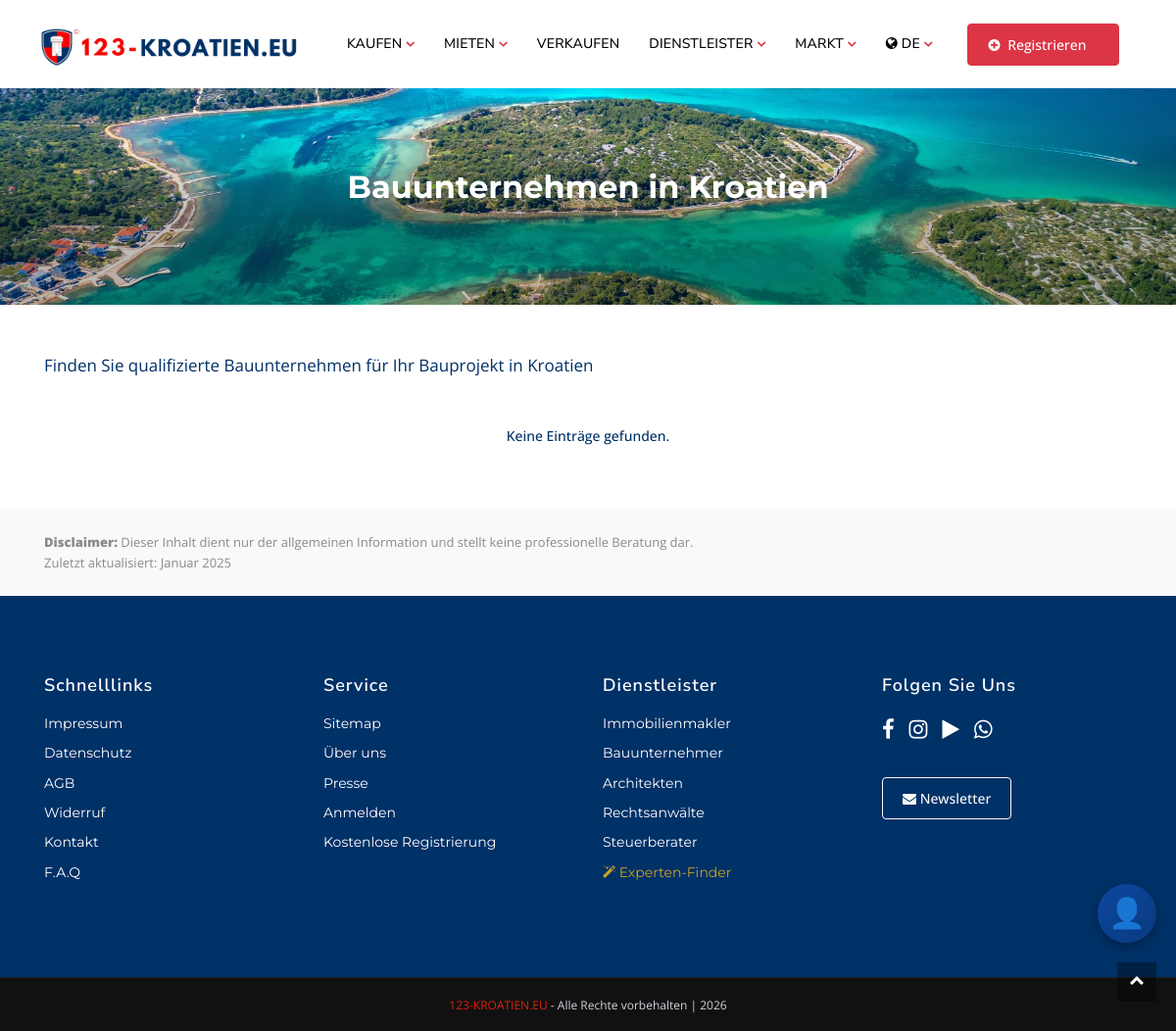
Before: /ge/kroatien/bauunternehmen/ with the older database file.
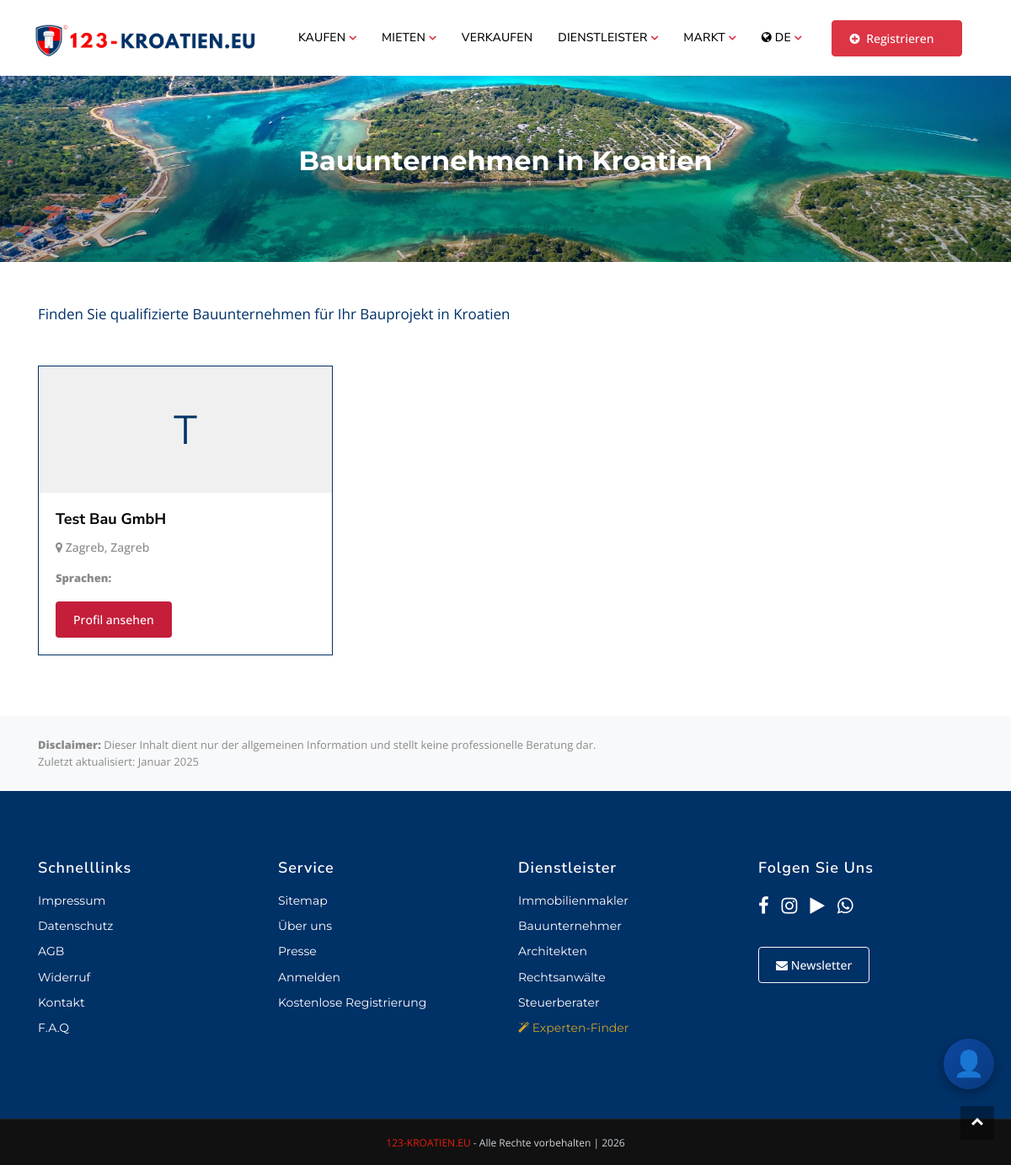
After: the same page with the newer database file.
### main/professional_models.py (models this page shows, shortened)
class Professional(models.Model):
    PROFESSIONAL_TYPES = (
        ('real_estate_agent', 'Immobilienmakler'),
        ('construction_company', 'Bauunternehmen'),
        ('lawyer', 'Rechtsanwalt'),
        ('tax_advisor', 'Steuerberater'),
        ('architect', 'Architekt'),
    )
    CAN_POST_PROPERTIES = ['real_estate_agent', 'construction_company']
    REGIONS = (
        ('istrien', 'Istrien'),
        ('kvarner', 'Kvarner'),
        ('dalmatien', 'Dalmatien'),
        ('zagreb', 'Zagreb'),
        ('slavonien', 'Slavonien'),
        ('andere', 'Andere'),
    )
    id = models.UUIDField(default=uuid.uuid4, unique=True, primary_key=True, editable=False)
    user = models.OneToOneField(User, on_delete=models.CASCADE, null=True, blank=True, related_name='professional')
    professional_type = models.CharField(max_length=50, choices=PROFESSIONAL_TYPES, default='real_estate_agent')
    name = models.CharField(max_length=200, verbose_name="Name / Firmenname")
    slug = models.SlugField(max_length=250, unique=True, blank=True)
    email = models.EmailField(max_length=500)
    phone = models.CharField(max_length=50, blank=True, null=True)
    mobile = models.CharField(max_length=50, blank=True, null=True)
    fax = models.CharField(max_length=50, blank=True, null=True)
    city = models.CharField(max_length=200, blank=True, null=True)
    region = models.CharField(max_length=50, choices=REGIONS, blank=True, null=True)
    address = models.CharField(max_length=500, blank=True, null=True)
    country = models.CharField(max_length=100, default='Kroatien')
    company_name = models.CharField(max_length=200, blank=True, null=True, verbose_name="Firmenname")
    company_logo = models.ImageField(upload_to='professionals/logos/', blank=True, null=True)
    profile_image = models.ImageField(upload_to='professionals/profiles/', blank=True, null=True)
    portrait_photo = models.ImageField(upload_to='professionals/portraits/', blank=True, null=True)
    slogan = models.CharField(max_length=300, blank=True, null=True, verbose_name="Slogan/Motto")
    founded_year = models.PositiveIntegerField(blank=True, null=True, verbose_name="Gründungsjahr")
    employee_count = models.CharField(max_length=50, blank=True, null=True, verbose_name="Mitarbeiterzahl")
    specializations = models.TextField(blank=True, null=True, verbose_name="Spezialisierungen")
    oib_number = models.CharField(max_length=20, blank=True, null=True, verbose_name="OIB-Nummer")
    website = models.URLField(max_length=500, blank=True, null=True)
    description = models.TextField(blank=True, null=True, verbose_name="Beschreibung (Original)")
    description_de = models.TextField(blank=True, null=True, verbose_name="Beschreibung (Deutsch)")
    description_hr = models.TextField(blank=True, null=True, verbose_name="Beschreibung (Kroatisch)")
    languages = models.CharField(max_length=500, blank=True, null=True, verbose_name="Gesprochene Sprachen")
    facebook = models.URLField(max_length=500, blank=True, null=True)
    instagram = models.URLField(max_length=500, blank=True, null=True)
    linkedin = models.URLField(max_length=500, blank=True, null=True)
    twitter = models.URLField(max_length=500, blank=True, null=True)
    youtube = models.URLField(max_length=500, blank=True, null=True)
    tiktok = models.URLField(max_length=500, blank=True, null=True)
    show_references = models.BooleanField(default=True, verbose_name="Referenzen anzeigen")
    show_contact_form = models.BooleanField(default=True, verbose_name="Kontaktformular anzeigen")
    show_listings = models.BooleanField(default=True, verbose_name="Immobilien anzeigen")
    show_social_media = models.BooleanField(default=True, verbose_name="Social Media anzeigen")
    show_team = models.BooleanField(default=False, verbose_name="Team anzeigen")
    is_active = models.BooleanField(default=False, verbose_name="Aktiv")
    is_verified = models.BooleanField(default=False, verbose_name="Verifiziert")
    totp_secret = models.CharField(max_length=32, blank=True, null=True)
    totp_enabled = models.BooleanField(default=False)
    totp_verified = models.BooleanField(default=False)
    must_setup_2fa = models.BooleanField(default=True)
    email_2fa_enabled = models.BooleanField(default=False)
    email_2fa_code = models.CharField(max_length=6, blank=True, null=True)
    email_2fa_code_created = models.DateTimeField(blank=True, null=True)
    created = models.DateTimeField(auto_now_add=True)
    updated = models.DateTimeField(auto_now=True)
    class Meta:
        verbose_name = 'Dienstleister'
        verbose_name_plural = 'Dienstleister'
        ordering = ['-created']

### main/professional_views.py (the view)
# urls.py: path('ge/kroatien/<str:category>/', professional_views.professional_list, {'country': 'kroatien'}, name='professional-list-ge'),
def professional_list(request, country, category):
    lang = get_lang_from_request(request, country)
    professional_type = None
    for ptype, urls in CATEGORY_URLS.items():
        if category in urls.values():
            professional_type = ptype
            break
    if not professional_type:
        raise Http404("Kategorie nicht gefunden")
    professionals = Professional.objects.filter(
        professional_type=professional_type,
        is_active=True
    ).order_by("name")
    trans = TRANSLATIONS.get(lang, TRANSLATIONS["ge"])
    cat_trans = trans.get(professional_type, {})
    url_paths = CATEGORY_URLS.get(professional_type, {})
    country_name = COUNTRY_NAMES.get(lang, "kroatien")
    professionals_with_translations = []
    for prof in professionals:
        prof.translated_region = translate_region(prof.region, lang)
        prof.translated_languages = translate_languages(prof.languages, lang)
        professionals_with_translations.append(prof)
    return render(request, "main/professional_list.html", {
        "professionals": professionals_with_translations,
        "professional_type": professional_type,
        "title": cat_trans.get("title", ""),
        "subtitle": cat_trans.get("subtitle", ""),
        "trans": trans,
        "lang": lang,
        "country_name": country_name,
        "url_path": url_paths.get(lang, category),
    })

### main/context_processors.py (called while the page is built)
def set_language(request):
    lang = request.session.get('site_language', 'ge')
    activate(lang)
    return {'language': lang}

### main/professional_views.py (called while the page is built, shortened)
def translate_languages(languages_str, lang):
    if not languages_str:
        return ""

def get_lang_from_request(request, country):
    session_lang = request.session.get("site_language")
    if session_lang:
        return session_lang
    lang = COUNTRY_TO_LANG.get(country)
    if lang:
        return lang
    return "ge"

### templates/main/professional_list.html (shortened to what this page needs)
{% extends 'include/base.html' %}
{% load static %}
{% block body %}
<div class="faqHeaderBg bg-theme-overlay">
  <section class="section__breadcrumb">
    <div class="container">
      <div class="row d-flex justify-content-center">
        <div class="col-md-8 text-center">
          <h1 class="text-white" style="font-weight: bold; font-size: 2rem">
            {{ title }}
          </h1>
        </div>
      </div>
    </div>
  </section>
</div>
<section class="bg-white py-5">
  <div class="container">
    <p class="lead mb-5" style="color: #003167;">{{ subtitle }}</p>
    <div class="row">
      {% for professional in professionals %}
      <div class="col-md-4 mb-4">
        <div class="card h-100" style="border-color: #003167;">
          {% if professional.logo %}
          <img src="{{ professional.logo.url }}" class="card-img-top p-3" alt="{{ professional.name }}" style="max-height: 150px; object-fit: contain;">
          {% else %}
          <div class="card-img-top p-3 d-flex align-items-center justify-content-center" style="height: 150px; background-color: #f0f0f0;">
            <span style="font-size: 3rem; color: #003167;">{{ professional.name|slice:":1" }}</span>
          </div>
          {% endif %}
          <div class="card-body">
            <h5 class="card-title" style="color: #003167;">{{ professional.name }}</h5>
            <p class="card-text text-muted">
              <i class="fa fa-map-marker"></i> {{ professional.city }}, {{ professional.translated_region }}
            </p>
            <p class="card-text">
              <small><strong>{{ trans.languages }}:</strong> {{ professional.translated_languages }}</small>
            </p>
            <div class="mt-3">
              <a href="/{{ lang }}/{{ country_name }}/{{ url_path }}/{{ professional.slug }}/" class="btn" style="background-color: #c41e3a; color: white;">
                {{ trans.view_profile }}
              </a>
            </div>
          </div>
        </div>
      </div>
      {% empty %}
      <div class="col-12">
        <p class="text-center" style="color: #003167;">{{ trans.no_entries }}</p>
      </div>
      {% endfor %}
    </div>
  </div>
</section>
<section class="py-4" style="background-color: #f8f9fa;">
  <div class="container">
    <p class="small text-muted mb-0">
      <strong>Disclaimer:</strong> {{ trans.disclaimer }}
      <br>{{ trans.last_updated }}: Januar 2025
    </p>
  </div>
</section>
{% endblock %}

Changed rows visible on the page:
added Professional: name "T", name "Test Bau GmbH", city "Zagreb", translated_region "Zagreb"
Other visible differences:
{{ trans.no_entries }}: "Keine Einträge gefunden." → (not shown)
